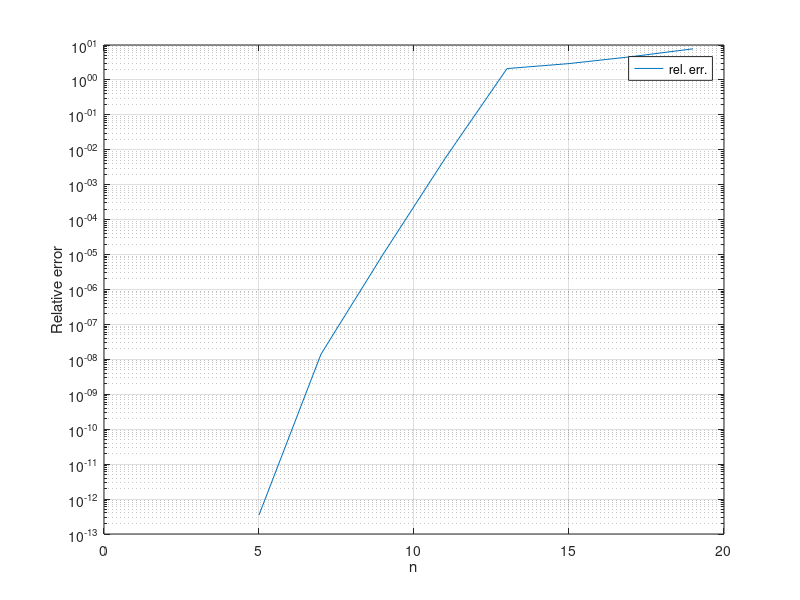

Recreate this plot in MATLAB.
% Chapter 5: Quarteroni - Linear systems - Giai gan dung he tuyen tinh Ax=b

%% Direct method : cac phuong phap truc tiep
% Problems 5.1 and 5.3 are very interesting
% 4 important decompositions: LU/PLU, Cholesky, QR, SVD

clear all; close all; clc

A = rand(100,100);
cond(A);
b = rand(100,1);

x = A\b;   % Matlab built in command (include sparse structure)
max(max(A*x-b));
norm(A*x-b);

A = rand(5,5);
[L,U] = lu(A);
norm(L*U-A);

[L,U,P] = lu(A);
norm(L*U-P*A);

A = hilb(7)   % doi xung + xac dinh duong
cond(A);
U = chol(A)   
norm(U' * U-A);

%% Example 5.9 - The role of condition number
err = [];  % vector sai so tuong doi

for n = 5:2:20
    n
    An = hilb(n);
    cond(An)
    
    xn = ones(n,1) ;   % nghiem chinh xac
    bn = An * xn;
    [L,U,P] = lu(An);
    y = L\(P*bn);
    x = U\y;
    err = [err norm(xn-x)/norm(xn)];
end

semilogy(5:2:20,err)
xlabel('n')
ylabel('Relative error')
legend('rel. err.')
grid on

%% QR and SVD

m = 10; n = 8;   % over-determined
A = rand(m,n)
[Q,R] = qr(A)


[U,S,V] = svd(A);

b = rand(m,1);
y = S\(U'*b);
x1 = V * y;
x2 = A\b
norm(x1-x2)


Aplus = pinv(A);

%% Image reduction using svd








